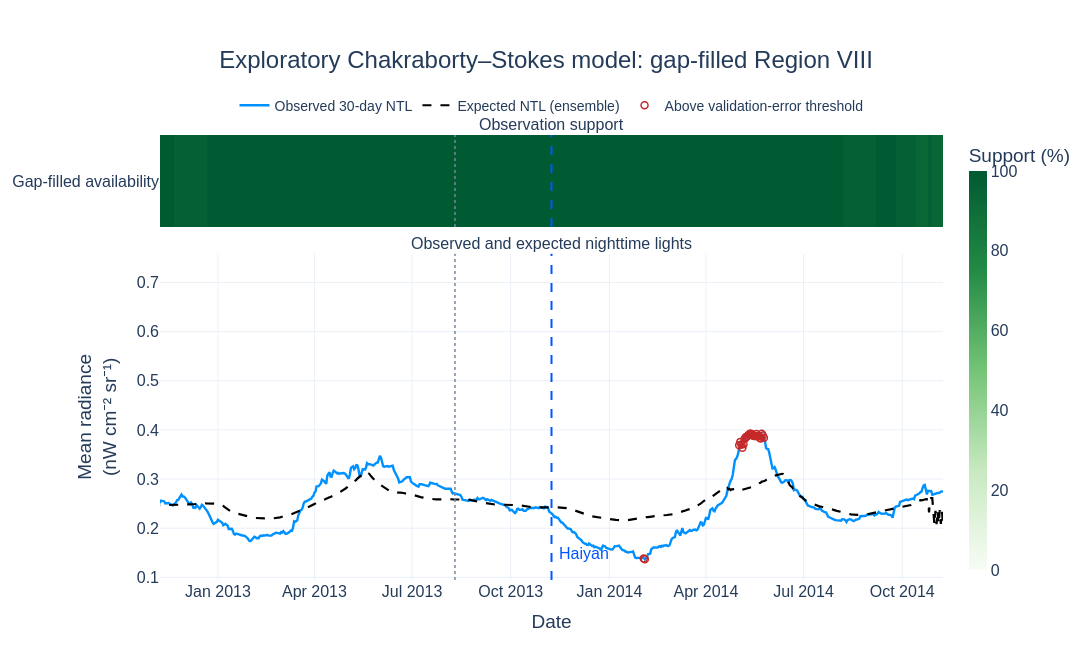

Write notebook code for a chart like this one.
### Markdown cell above
## 6. Gap-filled exploratory model

This is the closest branch to the published dense gap-filled input. It remains a diagnostic because the supplied regional average is not identical to the paper’s area-weighted functional urban area and the available pre-Haiyan history is shorter than three years.

### Code cell
# ============================================================
# 9.1 FIT AND DISPLAY THE GAP-FILLED MODEL
# ============================================================

(
    gap_models,
    gap_result,
    gap_training_report,
) = fit_adaptive_ensemble(
    prepared_frame=gap_prepared,
    series_label="Region VIII gap-filled",
)

gap_haiyan_summary = pd.DataFrame(
    [
        summarize_haiyan(
            result=gap_result,
            series_label="Region VIII gap-filled",
            input_type="Gap-filled Black Marble",
        )
    ]
)

display(
    gap_training_report.style.format(
        {
            "Final training MAE (scaled)": "{:.4f}",
            "Final validation MAE (scaled)": "{:.4f}",
        }
    )
)

display(gap_haiyan_summary)

fig_gap_forecast = plot_forecast_anomaly(
    result=gap_result,
    title=(
        "Exploratory Chakraborty–Stokes model: "
        "gap-filled Region VIII"
    ),
    support_rows=[
        {
            "label": "Gap-filled availability",
            "column": "temporal_support_pct",
        },
    ],
)

fig_gap_forecast.show()

### Figure 1 — Plotly figure (JSON) as saved in the notebook; plotly's stock layout.template omitted (floating-point values rounded to 4 significant figures; data arrays with more than 128 entries replaced by an {"elided": "..."} marker saying what was removed)
{"data": [{"coloraxis": "coloraxis", "hoverongaps": false, "type": "heatmap", "x": {"elided": "1025 str values"}, "xaxis": "x", "y": ["Gap-filled availability"], "yaxis": "y", "z": {"elided": "1x1025 float values"}, "zsmooth": false}, {"connectgaps": false, "line": {"color": "#0091FF", "width": 2.4}, "mode": "lines", "name": "Observed 30-day NTL", "type": "scatter", "x": {"elided": "1025 str values"}, "xaxis": "x2", "y": {"elided": "1025 float values"}, "yaxis": "y2"}, {"connectgaps": false, "line": {"color": "#000000", "dash": "dash", "width": 2.2}, "mode": "lines", "name": "Expected NTL (ensemble)", "type": "scatter", "x": {"elided": "1025 str values"}, "xaxis": "x2", "y": {"elided": "1025 float values"}, "yaxis": "y2"}, {"customdata": {"elided": "56x3 float values"}, "hovertemplate": "%{x|%d %b %Y}<br>Observed: %{y:.3f}<br>Residual: %{customdata[0]:.3f}<br>Model agreement: %{customdata[1]:.0f}%<br>Out-of-range input: %{customdata[2]:.1f}%<extra></extra>", "marker": {"color": "#C62828", "line": {"width": 1.5}, "size": 7, "symbol": "circle-open"}, "mode": "markers", "name": "Above validation-error threshold", "type": "scatter", "x": ["2012-05-25T00:00:00.000000", "2012-05-26T00:00:00.000000", "2012-05-27T00:00:00.000000", "2012-05-28T00:00:00.000000", "2012-05-29T00:00:00.000000", "2012-05-30T00:00:00.000000", "2012-05-31T00:00:00.000000", "2012-06-01T00:00:00.000000", "2012-06-02T00:00:00.000000", "2012-06-03T00:00:00.000000", "2012-06-04T00:00:00.000000", "2012-06-05T00:00:00.000000", "2012-06-06T00:00:00.000000", "2012-06-07T00:00:00.000000", "2012-06-08T00:00:00.000000", "2012-06-09T00:00:00.000000", "2012-06-10T00:00:00.000000", "2012-06-11T00:00:00.000000", "2012-06-12T00:00:00.000000", "2012-06-13T00:00:00.000000", "2012-06-14T00:00:00.000000", "2012-06-15T00:00:00.000000", "2012-06-16T00:00:00.000000", "2012-06-17T00:00:00.000000", "2012-06-18T00:00:00.000000", "2012-06-19T00:00:00.000000", "2012-06-20T00:00:00.000000", "2012-06-21T00:00:00.000000", "2012-06-22T00:00:00.000000", "2012-06-23T00:00:00.000000", "2014-02-02T00:00:00.000000", "2014-02-03T00:00:00.000000", "2014-05-02T00:00:00.000000", "2014-05-03T00:00:00.000000", "2014-05-04T00:00:00.000000", "2014-05-05T00:00:00.000000", "2014-05-06T00:00:00.000000", "2014-05-07T00:00:00.000000", "2014-05-08T00:00:00.000000", "2014-05-09T00:00:00.000000", "2014-05-10T00:00:00.000000", "2014-05-11T00:00:00.000000", "2014-05-12T00:00:00.000000", "2014-05-13T00:00:00.000000", "2014-05-14T00:00:00.000000", "2014-05-15T00:00:00.000000", "2014-05-16T00:00:00.000000", "2014-05-17T00:00:00.000000", "2014-05-18T00:00:00.000000", "2014-05-19T00:00:00.000000", "2014-05-20T00:00:00.000000", "2014-05-21T00:00:00.000000", "2014-05-22T00:00:00.000000", "2014-05-23T00:00:00.000000", "2014-05-24T00:00:00.000000", "2014-05-25T00:00:00.000000"], "xaxis": "x2", "y": [0.6649, 0.6586, 0.6546, 0.6538, 0.6536, 0.6534, 0.6513, 0.6556, 0.6568, 0.6619, 0.6702, 0.6757, 0.6812, 0.6871, 0.6911, 0.6955, 0.6989, 0.7056, 0.7084, 0.7153, 0.7163, 0.7146, 0.7077, 0.7068, 0.7053, 0.7057, 0.7025, 0.6988, 0.7032, 0.6985, 0.1382, 0.1368, 0.369, 0.3757, 0.3703, 0.3638, 0.3709, 0.3813, 0.385, 0.3859, 0.3883, 0.3902, 0.3921, 0.3921, 0.3908, 0.3883, 0.3875, 0.3877, 0.3917, 0.3878, 0.3878, 0.3841, 0.3824, 0.3922, 0.3887, 0.3841], "yaxis": "y2"}], "layout": {"annotations": [{"font": {"size": 16}, "showarrow": false, "text": "Observation support", "x": 0.5, "xanchor": "center", "xref": "paper", "y": 1.0, "yanchor": "bottom", "yref": "paper"}, {"font": {"size": 16}, "showarrow": false, "text": "Observed and expected nighttime lights", "x": 0.5, "xanchor": "center", "xref": "paper", "y": 0.7332, "yanchor": "bottom", "yref": "paper"}, {"font": {"color": "#0057FF", "size": 16}, "showarrow": false, "text": "Haiyan", "x": "2013-11-13T00:00:00", "xanchor": "left", "xref": "x2", "y": 0.05, "yref": "y2 domain"}], "coloraxis": {"cmax": 100, "cmin": 0, "colorbar": {"thickness": 18, "title": {"text": "Support (%)"}}, "colorscale": [[0, "#F7FCF5"], [0.1, "#E5F5E0"], [0.25, "#C7E9C0"], [0.5, "#74C476"], [0.75, "#238B45"], [1, "#005A32"]]}, "font": {"color": "#243B5A", "family": "Arial", "size": 16}, "height": 650, "hovermode": "x unified", "legend": {"font": {"size": 14}, "orientation": "h", "x": 0.5, "xanchor": "center", "y": 1.03, "yanchor": "bottom"}, "margin": {"b": 70, "l": 105, "r": 95, "t": 135}, "paper_bgcolor": "rgba(0,0,0,0)", "plot_bgcolor": "white", "shapes": [{"line": {"color": "#0057FF", "dash": "dash", "width": 2}, "type": "line", "x0": "2013-11-08T00:00:00", "x1": "2013-11-08T00:00:00", "xref": "x", "y0": 0, "y1": 1, "yref": "y domain"}, {"line": {"color": "#7A869A", "dash": "dot", "width": 1.5}, "type": "line", "x0": "2013-08-10T00:00:00", "x1": "2013-08-10T00:00:00", "xref": "x", "y0": 0, "y1": 1, "yref": "y domain"}, {"line": {"color": "#0057FF", "dash": "dash", "width": 2}, "type": "line", "x0": "2013-11-08T00:00:00", "x1": "2013-11-08T00:00:00", "xref": "x2", "y0": 0, "y1": 1, "yref": "y2 domain"}, {"line": {"color": "#7A869A", "dash": "dot", "width": 1.5}, "type": "line", "x0": "2013-08-10T00:00:00", "x1": "2013-08-10T00:00:00", "xref": "x2", "y0": 0, "y1": 1, "yref": "y2 domain"}], "title": {"font": {"size": 24}, "text": "Exploratory Chakraborty–Stokes model: gap-filled Region VIII", "x": 0.5, "xanchor": "center"}, "width": 1200, "xaxis": {"anchor": "y", "domain": [0, 1], "matches": "x2", "showticklabels": false}, "xaxis2": {"anchor": "y2", "domain": [0, 1], "range": ["2012-11-08T00:00:00", "2014-11-08T00:00:00"], "title": {"text": "Date"}}, "yaxis": {"anchor": "x", "domain": [0.7932, 1.0]}, "yaxis2": {"anchor": "x2", "domain": [0, 0.7332], "title": {"text": "Mean radiance<br>(nW cm⁻² sr⁻¹)"}}}}
